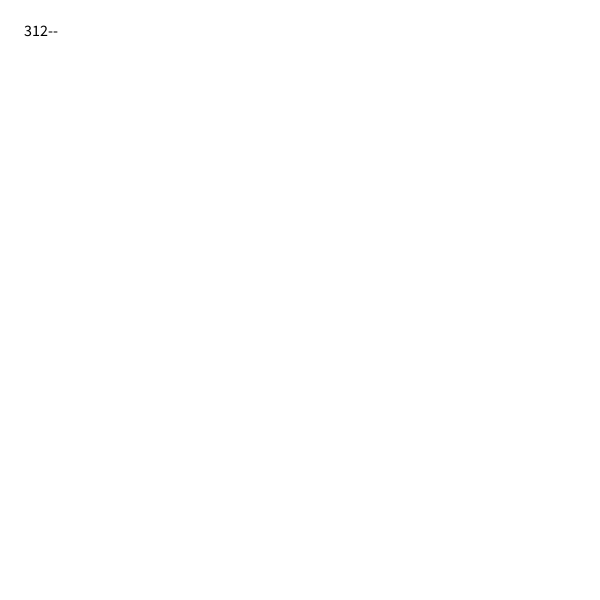
Frame 1 (no input)
Frame 60 (the mouse pressed at the canvas centre just before this capture): identical to frame 1, image omitted
Frame 120 (the mouse held since frame 60 and released just before this capture): identical to frame 1, image omitted

The Processing sketch that drew this single still picture (run headless with seeded random() and noise(); from frame 60 on, the mouse is pressed at the canvas centre):

// Processing sketch: sketch_312
// ── sketch_312.pde
void setup() {
  size(600, 600);
  background(255);
  smooth();
}

void draw() {
  background(255);
  fill(0);
  textSize(16);
  text("312--", 24, 36);
}
